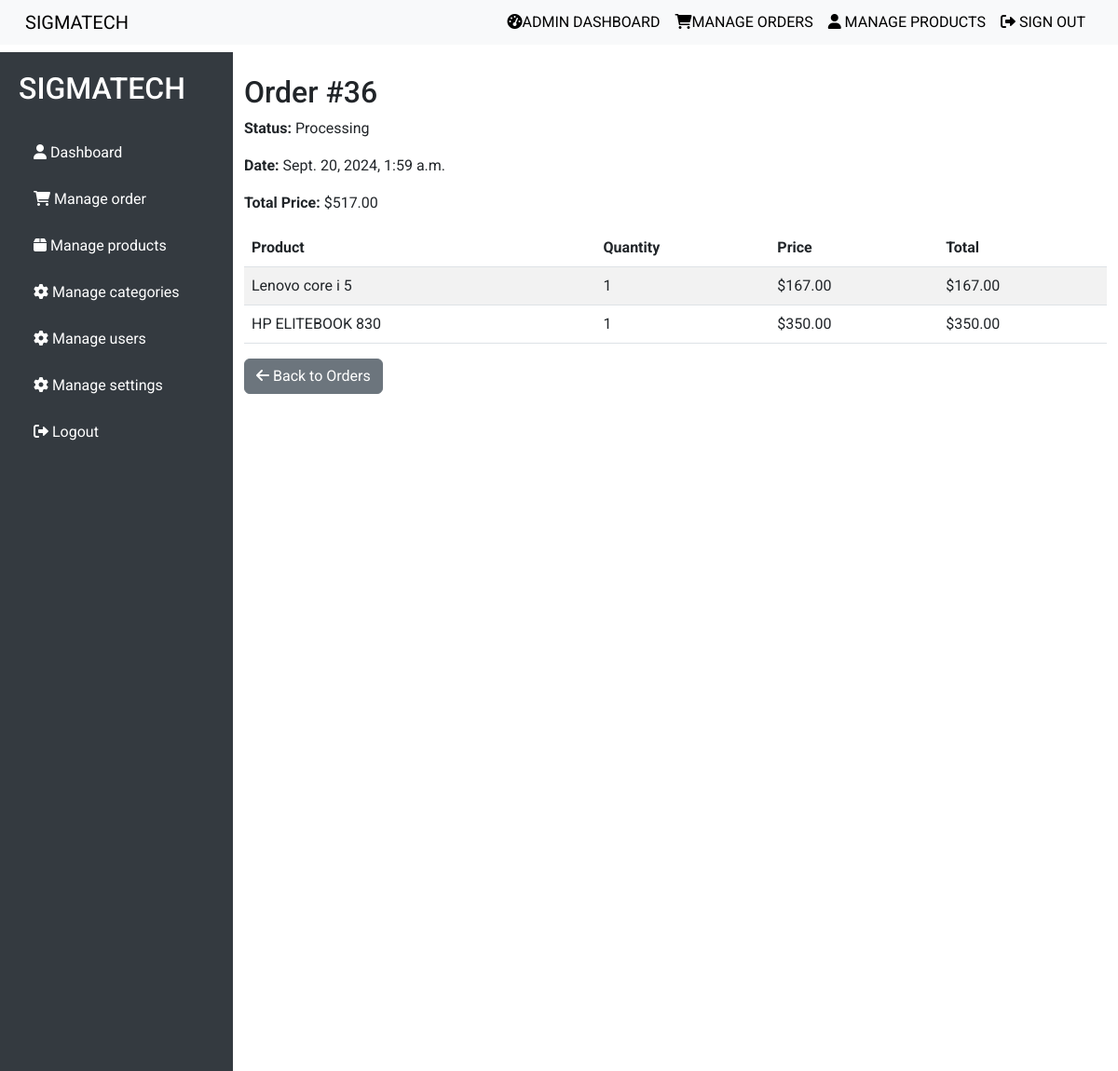
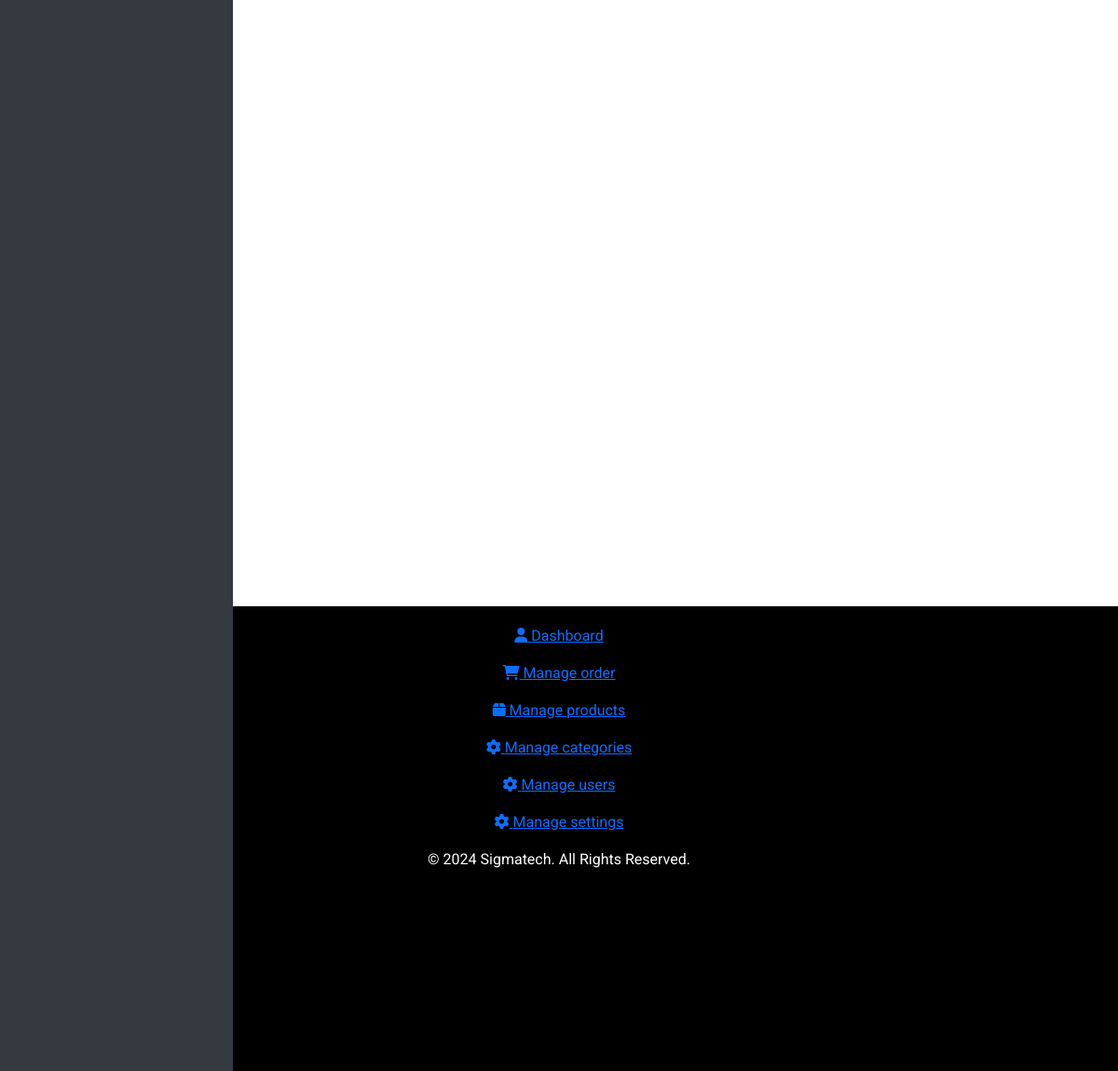
Screenshot of /admin_panel/order/view/36/ (signed in) with the database file from the repository (2 pictures, top to bottom).
### order/models.py (models this page shows, shortened)
class Order(models.Model):
    STATUS_CHOICES = [
        ('pending', 'Pending'),
        ('processing', 'Processing'),
        ('shipped', 'Shipped'),
        ('delivered', 'Delivered'),
        ('canceled', 'Canceled'),
    ]
    user = models.ForeignKey(settings.AUTH_USER_MODEL, on_delete=models.CASCADE)
    cart = models.OneToOneField(Cart, on_delete=models.CASCADE)
    status = models.CharField(max_length=20, choices=STATUS_CHOICES, default='pending')
    created_at = models.DateTimeField(auto_now_add=True)
    updated_at = models.DateTimeField(auto_now=True)

class OrderItem(models.Model):
    order = models.ForeignKey(Order, related_name='items', on_delete=models.CASCADE)
    product = models.ForeignKey(Product, on_delete=models.CASCADE)
    quantity = models.PositiveIntegerField()
    price = models.DecimalField(max_digits=10, decimal_places=2)
    def total_price(self):
        return self.quantity * self.price

### product/models.py (models this page shows, shortened)
class Product(models.Model):
    name = models.CharField(max_length=100)
    price = models.DecimalField(max_digits=10, decimal_places=2)
    image = models.ImageField(upload_to='products/')
    category = models.ForeignKey(Category, on_delete=models.CASCADE)
    description = models.TextField(null=True)
    quantity = models.PositiveIntegerField(default=1)

### admin_panel/views.py (the view)
# urls.py: path('order/view/<int:order_id>/', view_order, name='view_order'),
@user_passes_test(admin_only)
def view_order(request, order_id):
    order = get_object_or_404(Order, id=order_id, user=request.user)
    total_price = sum(item.price * item.quantity for item in order.items.all())
    context = {
        'order': order,
        'total_price': total_price,
    }
    return render(request, 'admin_panel/view_order.html', context)

### admin_panel/views.py (called while the page is built)
def admin_only(user):
    return user.is_superuser

### admin_panel/templates/admin_panel/view_order.html (shortened to what this page needs)
{% extends 'admin_panel/base1.html' %}
{% block content %}
<div class="container mt-4">
    <h2>Order #{{ order.id }}</h2>
    <p><strong>Status:</strong> {{ order.get_status_display }}</p>
    <p><strong>Date:</strong> {{ order.created_at }}</p>
    <p><strong>Total Price:</strong> ${{ total_price }}</p>
    <table class="table table-striped">
        <thead>
            <tr>
                <th>Product</th>
                <th>Quantity</th>
                <th>Price</th>
                <th>Total</th>
            </tr>
        </thead>
        <tbody>
            {% for item in order.items.all %}
            <tr>
                <td>{{ item.product.name }}</td>
                <td>{{ item.quantity }}</td>
                <td>${{ item.price }}</td>
                <td>${{ item.total_price }}</td>
            </tr>
            {% endfor %}
        </tbody>
    </table>
    <a href="{% url 'admin_panel:admin_manage_orders' %}" class="btn btn-secondary">
        <i class="fas fa-arrow-left"></i> Back to Orders
    </a>
</div>
{% endblock %}

### static/css/styles.css (style rules this page uses)
:root { --primary-color: #007bff; --secondary-color: #495057; --light-color: #f8f9fa; --dark-color: #343a40; }
body { display: flex; flex-direction: column; min-height: 75vh; font-family: 'Roboto', sans-serif; height: 100%; margin: 0; flex-direction: column; }
.container { flex-grow: 1; min-height: 75vh; }
html, body { height: 100%; }

### static/css/admindashboard.css (style rules this page uses)
body { font-family: 'Roboto', sans-serif; margin: 0; padding: 0; min-height: 75vh; display: flex; flex-direction: column; height: 100%; display: flex; flex-direction: column; }

### rows the page displays
Order: id "36", status "Processing", created_at "Sept. 20, 2024, 1:59 a.m."
OrderItem: product.name "Lenovo core i 5", quantity "1", price "167.00", total_price "167.00"
OrderItem: product.name "HP ELITEBOOK 830", quantity "1", price "350.00", total_price "350.00"

### other values shown
{{ total_price }} "517.00"
